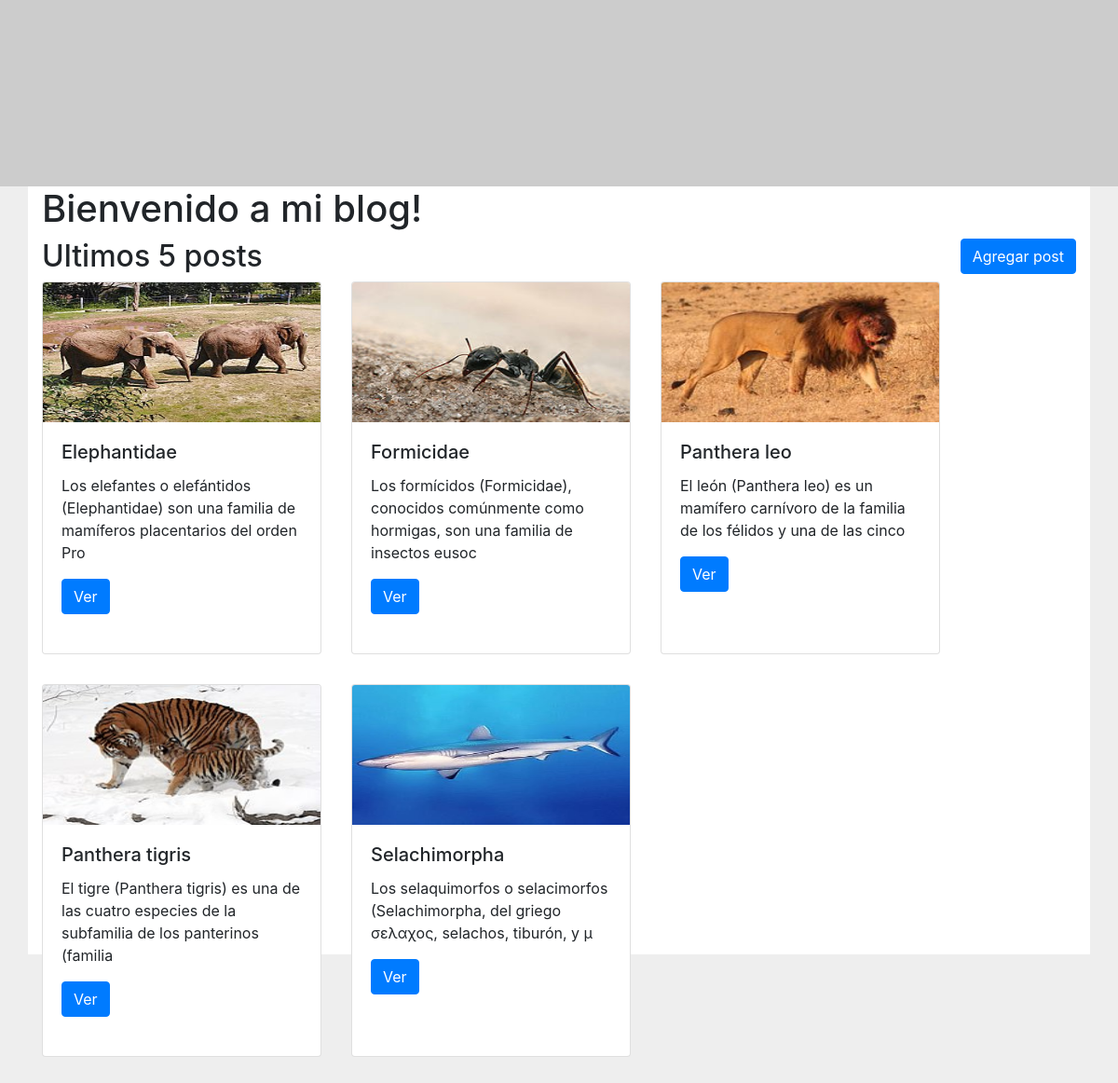
The page / on the database its author committed.
### tables this page shows
CREATE TABLE `publicacion` (
  `id` int(11) NOT NULL,
  `Titulo` varchar(40) NOT NULL,
  `Descripcion` varchar(1000) NOT NULL,
  `Direccion` varchar(200) NOT NULL
);

### index.php (the view, shortened to what this page needs)
<?php
      $conexion = mysqli_connect(DB_HOST, DB_USER, DB_PASSWORD, DB_BASE);
      $obtenerTabla = mysqli_query($conexion, "select * from publicacion");
      $cantidad_registros = mysqli_num_rows($obtenerTabla);
      $offset1 = $cantidad_registros - 5;
      $obtenerTablaUltimos = mysqli_query($conexion, "select * from publicacion limit 5 offset $offset1");
?>
<!DOCTYPE html>
<html lang="es" dir="ltr">
    <head>
        <link rel="stylesheet" href="https://stackpath.bootstrapcdn.com/bootstrap/4.1.1/css/bootstrap.min.css">
        <link rel="stylesheet" href="css/estilos.css">
    </head>
    <body>
        <img src="https://placeimg.com/720/200/arch" id="banner"/>
        <div class="container" id="principal">
             <h1>Bienvenido a mi blog!</h1>
             <a href="new_post.php" class="btn btn-primary btn-add">Agregar post</a>
             <h2>Ultimos 5 posts</h2>
             <div id="card-list">
                    <?php
                      while ($posts = mysqli_fetch_array($obtenerTablaUltimos)) {
                       $idGuardado = $posts["id"];
                       $tituloMostrar = $posts["Titulo"];
                       $descripcionAMostrar = substr($posts["Descripcion"], 0, 100);
                       $imagenAMostrar = $posts["Direccion"];
                          echo'
                          <div class="card" >
                            <img class="card-img-top" src="./imagenes/'."$imagenAMostrar".'" />
                            <div class="card-body">
                              <h5 class="card-title">'."$tituloMostrar".'</h5>
                              <p class="card-text">'."$descripcionAMostrar".'</p>
                              <a href="ver.php?id='."$idGuardado".'" class="btn btn-primary">Ver</a>
                            </div>
                          </div>
                          ';
                      }
                    ?>
        </div>
    </body>
</html>

### css/estilos.css (style rules this page uses)
body { background: #eee; }
#principal { background: #fff; min-height: 103vh; }
#banner { max-height: 200px; width: 100vw; margin: 0; padding: 0; }
.card { width: 300px; float: left; margin-right: 2em; margin-bottom: 2em; height: 400px; }
.btn-add { float: right; }
.card .card-img-top { max-width: 300px; max-height: 150px; }

### rows shown on the page
publicacion: Direccion (picture), Titulo "Elephantidae", Descripcion "Los elefantes o elefántidos (Elephantidae) son una familia de mamíferos placentarios del orden Pro"
publicacion: Direccion (picture), Titulo "Formicidae", Descripcion "Los formícidos (Formicidae), conocidos comúnmente como hormigas, son una familia de insectos eusoc"
publicacion: Direccion (picture), Titulo "Panthera leo", Descripcion "El león (Panthera leo) es un mamífero carnívoro de la familia de los félidos y una de las cinco"
publicacion: Direccion (picture), Titulo "Panthera tigris", Descripcion "El tigre (Panthera tigris) es una de las cuatro especies de la subfamilia de los panterinos (familia"
publicacion: Direccion (picture), Titulo "Selachimorpha", Descripcion "Los selaquimorfos o selacimorfos (Selachimorpha, del griego σελαχος, selachos, tiburón, y μ"
